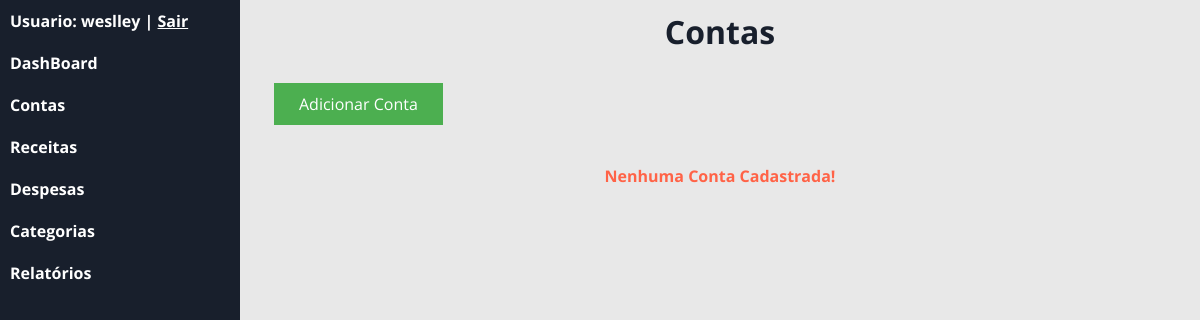
The page /?c=contas (signed in) on the database as committed earlier.
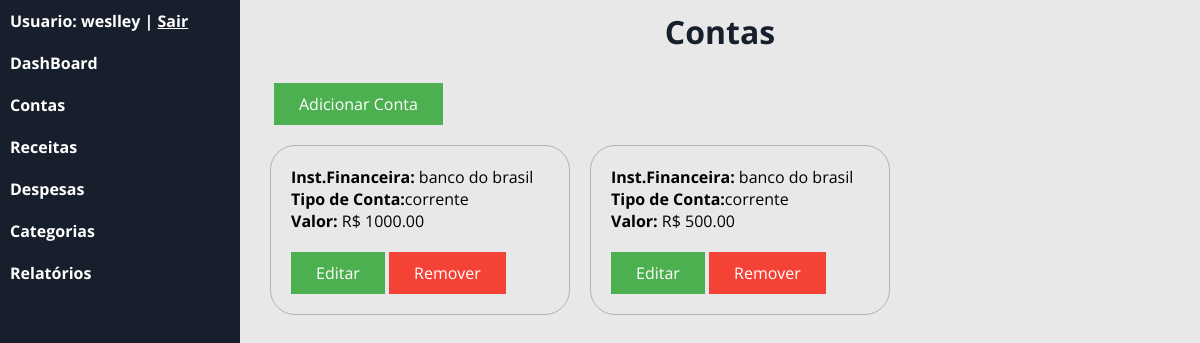
The same page on the database as committed later.
### tables this page shows
CREATE TABLE `conta` (
  `id` int(11) NOT NULL,
  `valor` double(10,2) NOT NULL,
  `instFinanca` varchar(60) NOT NULL,
  `descricao` varchar(60) NOT NULL,
  `tipo_conta` varchar(8) NOT NULL,
  `id_usuario` int(11) NOT NULL
);

### app/controller/Contas.php (called while the page is built, shortened)
<?php
class Contas extends Controller
    {
        public function index()
        {
            try {
                $respContas = new Repository('app\model\class\Conta');
                $criteria = new Criteria;
                $criteria->add('id_usuario','=',Usuario::get('id'));
                $resultContas = $respContas->load($criteria);
            } catch (\Exception $e) {
                Transaction::rollback();
                echo $e->getMessage();
            }
            $this->view([
                'template/header',
                'conta/listagem',
                'template/footer'
            ],[
                'usuario_logado' => Usuario::get('nome'),
                'contasListagem' =>  $resultContas,
                'msg'            => FlashMessage::get()
            ]);
        }
    }

### app/model/Repository.php (called while the page is built, shortened)
<?php
    final class Repository
    {
        private $activeRecord;
        public function __construct($class)
        {
            $this->activeRecord = $class;
        }
        public function load(Criteria|null $criteria = null)
        {
            $sql = "SELECT * FROM ".constant($this->activeRecord.'::TABLENAME');
            if($criteria)
            {
                $expressao = $criteria->dump();
                if($expressao)
                {
                    $sql .= " WHERE ".$expressao;
                }
            }
            if($conn = Transaction::get())
            {
                $result = $conn->query($sql);
                $results = array();
                if($result)
                {
                    while($row = $result->fetchObject($this->activeRecord))
                    {
                        $results[] = $row;
                    }
                    return $results;
                }
            }
            else
            {
                throw new \Exception('Não há transação ativa!');
            }
        }
    }

### app/model/Criteria.php (called while the page is built, shortened)
<?php
    class Criteria
    {
        private $filters;
        function __construct()
        {
            $this->filters = array();
        }
        public function add($variable,$compare_operator,$value,$logic_operator = 'and')
        {
            if(empty($this->filters))
            {
                $logic_operator = null;
            }
            $this->filters[] = [$variable,$compare_operator,$this->transform($value),$logic_operator];
        }
        public function transform($value)
        {
            if(is_array($value))
            {
                foreach($value as $x)
                {
                    if(is_integer($x)){
                        $foo[] = $x;
                    }
                    else if(is_string($x))
                    {
                        $foo[] = "'$x'";
                    }
                }
                $result = '('.implode(',',$foo).')';
            }
            else if(is_string($value))
            {
                $result = "'$value'";
            }
            return $result;
        }
        public function dump()
        {
            if(is_array($this->filters) and count($this->filters) > 0)
            {
                $result = '';
                foreach($this->filters as $filter)
                {
                    $result .= $filter[3].' '.$filter[0].' '.$filter[1].' '.$filter[2].' ';
                }
                $result = trim($result);
                return "({$result})";
            }
        }
    }

### app/model/Record.php (called while the page is built, shortened)
<?php
    abstract class Record
    {
        protected array $data;
        public function __set($prop,$value)
        {
           if(method_exists($this,'set_'.$prop))
           {
            call_user_func(array($this,'set_'.$prop),$value);
           }
           else
           {
               if($value == null)
               {
                   unset($this->data[$prop]);
               }
               else{
                   $this->data[$prop] = $value;
               }
           }
        }
        public function __get($prop)
        {
           if(method_exists($this,'get_'.$prop))
           {
            return call_user_func(array($this,'get_'.$prop));
           }
           else
           {
               if(isset($this->data[$prop]))
               {
                   return $this->data[$prop];
               }
           }
        }
    }

### app/view/conta/listagem.php (the view, shortened to what this page needs)
<div id="form-listagem-conta" >
    <h1 id="titulo-conta_listagem">Contas</h1>
    <div>
        <a href="./?c=contas&m=inserir" id="btn-adicionar-conta">Adicionar Conta</a><br>
    </div>
    <?php
        if(isset($contasListagem) && !empty($contasListagem)):
            foreach($contasListagem as $conta_item):
    ?>
    <div class="conta_info">
        <b>Inst.Financeira:</b> <?= $conta_item->instFinanca ?><br>
        <b>Tipo de Conta:</b><?=  $conta_item->tipo_conta ?><br>
        <b>Valor:</b> R$ <?= $conta_item->valor ?><br>
        <div style="margin-top: 20px;">
            <a href="./?c=contas&m=editar&id=<?=$conta_item->id?>" class='btn_editar_conta'>Editar</a>
            <a href="./?c=contas&m=excluir&id=<?=$conta_item->id?>" class='btn_excluir_conta' onclick="return confirm('Tem certeza que deseja Remover?');">Remover</a>
        </div>
    </div>
    <?php
            endforeach;
        else:
    ?>
    <p style="text-align: center; color:tomato;margin-top:5vh;">
        <b>Nenhuma Conta Cadastrada!</b>
    </p>
    <?php endif; ?>
</div>

### index.php (shortened to what this page needs)
<?php
    $classe = isset($_GET['c']) ? NAMESPACE_CONTROLLER.ucfirst($_GET['c']) : NAMESPACE_CONTROLLER.'Login';
    $metodo = isset($_GET['m']) ? strtolower($_GET['m']) : 'index';
    if(class_exists($classe))
    {
        $c = new $classe;
        if(method_exists($c,$metodo))
        {
            $m = $metodo;
            $c->$m();
            exit();
        }
    }

### app/controller/Controller.php (shortened to what this page needs)
<?php
    abstract class Controller
    {
        protected function view(array $templates,array $dados = array())
        {
            foreach($templates as $template)
            {
                require_once __DIR__."/../view/{$template}.php";
            }
        }
    }

### app/view/template/header.php (shortened to what this page needs)
<!DOCTYPE html>
<html lang="pt-br">
<head>
    <link rel="stylesheet" type="text/css" href="assets/css/style.css">
    <link rel="stylesheet" type="text/css" href="assets/css/dashboard.css">
    <link rel="stylesheet" href="https://cdnjs.cloudflare.com/ajax/libs/font-awesome/6.0.0-beta2/css/all.min.css">
</head>
<body>
    <div id="menu">
        <h4 id="logo-sistema">Usuario: <?= $usuario_logado ?> | <a href="./?c=deslogar" style="color: white;">Sair</a></h4>
        <ul>
            <li><a href="./?c=home">DashBoard</a></li>
            <li><a href="./?c=contas">Contas</a></li>
            <li><a href="./?c=receita">Receitas</a></li>
            <li><a href="./?c=despesa">Despesas</a></li>
            <li><a href="./?c=categorias">Categorias</a></li>
            <li><a href="#Relatórios">Relatórios</a></li>
        </ul>
    </div>
    <div id="conteudo">
        <div class="exemplo">

### app/view/template/footer.php
        </div>
    </div>
</body>
</html>

### assets/css/style.css (style rules this page uses)
* { padding: 0px; margin: 0px; font-family: 'Open Sans', sans-serif; box-sizing: border-box; }
#menu,#conteudo { height: 100vh; float: left; }
#menu { background-color:#181F2C ; width: 20%; }
#conteudo { background-color: #E8E8E8; width: 80%; padding: 10px; overflow: auto; }
ul li { display: block; }
ul li a { display: inline-block; width: 100%; padding: 10px; text-align: left; text-decoration: none; color: white; font-weight: bold; }
.exemplo { overflow: auto; }
#logo-sistema { color: white; padding: 10px; }
.conta_info { border: 1px solid rgb(177, 177, 177); width: 300px ; padding: 20px; margin: 2.5vh 0 0 2.5vh; float: left; border-radius: 25px; }
.btn_editar_conta:link, .btn_editar_conta:visited { background-color: #4CAF50; color: white; padding: 10px 25px; text-align: center; text-decoration: none; display: inline-block; }
.btn_excluir_conta:link, .btn_excluir_conta:visited { background-color: #f44336; color: white; padding: 10px 25px; text-align: center; text-decoration: none; display: inline-block; }
#titulo-conta_listagem { text-align: center; font-weight: bold; color: #181F2C; margin-bottom: 30px; }
#form-listagem-conta { overflow: auto; }
#btn-adicionar-conta { display: inline-block; margin-left: 3vh; }
#btn-adicionar-conta:link, #btn-adicionar-conta:visited { background-color: #4CAF50; color: white; padding: 10px 25px; text-align: center; text-decoration: none; display: inline-block; }

Rows that differ between the two databases and show on the page:
added conta: instFinanca "banco do brasil", tipo_conta "corrente", valor "1000.00"
added conta: instFinanca "banco do brasil", tipo_conta "corrente", valor "500.00"
Other text that changed with them:
list line gone: "Nenhuma Conta Cadastrada!"
